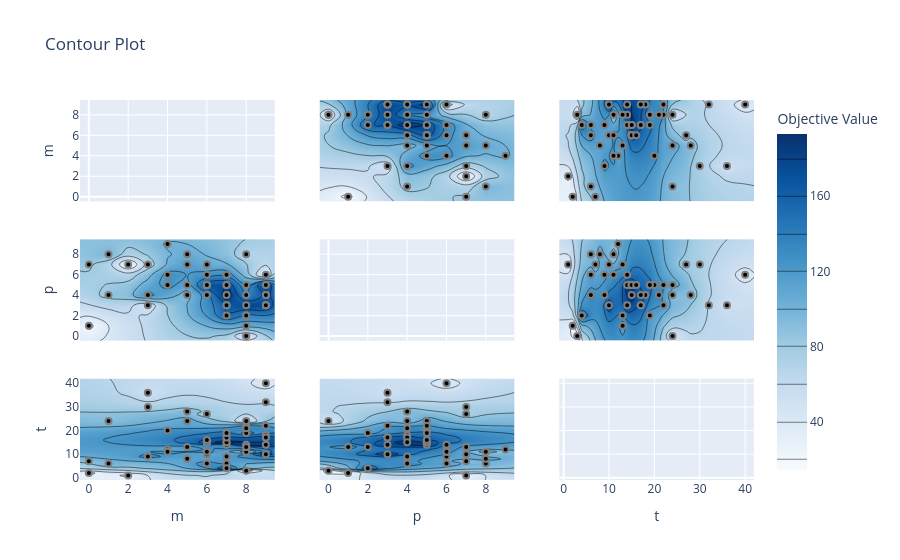

The notebook cell this image was saved under:
### Code cell
optuna.visualization.plot_contour(study, params=['m', 'p', 't'])

### Figure 1 — Plotly figure (JSON) as saved in the notebook; plotly's stock layout.template omitted (floating-point values rounded to 4 significant figures; data arrays with more than 128 entries replaced by an {"elided": "..."} marker saying what was removed)
{"data": [{"type": "scatter", "xaxis": "x", "yaxis": "y"}, {"colorbar": {"title": {"text": "Objective Value"}}, "colorscale": [[0, "rgb(247,251,255)"], [0.125, "rgb(222,235,247)"], [0.25, "rgb(198,219,239)"], [0.375, "rgb(158,202,225)"], [0.5, "rgb(107,174,214)"], [0.625, "rgb(66,146,198)"], [0.75, "rgb(33,113,181)"], [0.875, "rgb(8,81,156)"], [1, "rgb(8,48,107)"]], "connectgaps": true, "contours": {"coloring": "heatmap"}, "hoverinfo": "none", "line": {"smoothing": 1.3}, "reversescale": false, "showscale": true, "type": "contour", "x": [-0.45, 0, 1, 2, 3, 4, 5, 6, 7, 8, 9, 9.45], "xaxis": "x4", "y": [-0.45, 0, 1, 2, 3, 4, 5, 6, 7, 8, 9, 9.45], "yaxis": "y4", "z": {"elided": "12x12 float values"}}, {"marker": {"color": "black", "line": {"color": "Gray", "width": 2}}, "mode": "markers", "name": "Feasible Trial", "showlegend": false, "type": "scatter", "x": [1, 6, 3, 3, 0, 6, 0, 8, 8, 1, 6, 6, 6, 4, 7, 9, 9, 9, 4, 8, 5, 7, 7, 7, 9, 5, 8, 7, 9, 5, 8, 6, 6, 7, 7, 3, 7, 5, 8, 9, 2, 6, 6, 4, 6, 7, 8, 8, 8, 9], "xaxis": "x4", "y": [8, 7, 7, 3, 1, 7, 7, 8, 0, 4, 5, 5, 5, 5, 3, 5, 3, 6, 9, 2, 4, 5, 6, 6, 4, 5, 2, 6, 4, 8, 5, 5, 6, 4, 3, 4, 2, 7, 4, 3, 7, 5, 5, 6, 4, 5, 3, 0, 1, 3], "yaxis": "y4"}, {"colorbar": {"title": {"text": "Objective Value"}}, "colorscale": [[0, "rgb(247,251,255)"], [0.125, "rgb(222,235,247)"], [0.25, "rgb(198,219,239)"], [0.375, "rgb(158,202,225)"], [0.5, "rgb(107,174,214)"], [0.625, "rgb(66,146,198)"], [0.75, "rgb(33,113,181)"], [0.875, "rgb(8,81,156)"], [1, "rgb(8,48,107)"]], "connectgaps": true, "contours": {"coloring": "heatmap"}, "hoverinfo": "none", "line": {"smoothing": 1.3}, "reversescale": false, "showscale": false, "type": "contour", "x": [-0.45, 0, 1, 2, 3, 4, 5, 6, 7, 8, 9, 9.45], "xaxis": "x7", "y": [-0.95, 1, 2, 3, 4, 6, 7, 8, 9, 10, 11, 12, 13, 14, 15, 16, 17, 18, 19, 20, 21, 22, 24, 27, 28, 30, 32, 36, 40, 41.95], "yaxis": "y7", "z": {"elided": "30x12 float values"}}, {"marker": {"color": "black", "line": {"color": "Gray", "width": 2}}, "mode": "markers", "name": "Feasible Trial", "showlegend": false, "type": "scatter", "x": [1, 6, 3, 3, 0, 6, 0, 8, 8, 1, 6, 6, 6, 4, 7, 9, 9, 9, 4, 8, 5, 7, 7, 7, 9, 5, 8, 7, 9, 5, 8, 6, 6, 7, 7, 3, 7, 5, 8, 9, 2, 6, 6, 4, 6, 7, 8, 8, 8, 9], "xaxis": "x7", "y": [6, 10, 30, 36, 2, 27, 7, 11, 3, 24, 15, 15, 15, 20, 17, 14, 22, 40, 12, 19, 28, 15, 14, 9, 18, 24, 13, 6, 17, 8, 22, 15, 11, 15, 17, 9, 4, 13, 21, 32, 1, 15, 16, 11, 6, 19, 14, 24, 13, 10], "yaxis": "y7"}, {"colorbar": {"title": {"text": "Objective Value"}}, "colorscale": [[0, "rgb(247,251,255)"], [0.125, "rgb(222,235,247)"], [0.25, "rgb(198,219,239)"], [0.375, "rgb(158,202,225)"], [0.5, "rgb(107,174,214)"], [0.625, "rgb(66,146,198)"], [0.75, "rgb(33,113,181)"], [0.875, "rgb(8,81,156)"], [1, "rgb(8,48,107)"]], "connectgaps": true, "contours": {"coloring": "heatmap"}, "hoverinfo": "none", "line": {"smoothing": 1.3}, "reversescale": false, "showscale": false, "type": "contour", "x": [-0.45, 0, 1, 2, 3, 4, 5, 6, 7, 8, 9, 9.45], "xaxis": "x2", "y": [-0.45, 0, 1, 2, 3, 4, 5, 6, 7, 8, 9, 9.45], "yaxis": "y2", "z": {"elided": "12x12 float values"}}, {"marker": {"color": "black", "line": {"color": "Gray", "width": 2}}, "mode": "markers", "name": "Feasible Trial", "showlegend": false, "type": "scatter", "x": [8, 7, 7, 3, 1, 7, 7, 8, 0, 4, 5, 5, 5, 5, 3, 5, 3, 6, 9, 2, 4, 5, 6, 6, 4, 5, 2, 6, 4, 8, 5, 5, 6, 4, 3, 4, 2, 7, 4, 3, 7, 5, 5, 6, 4, 5, 3, 0, 1, 3], "xaxis": "x2", "y": [1, 6, 3, 3, 0, 6, 0, 8, 8, 1, 6, 6, 6, 4, 7, 9, 9, 9, 4, 8, 5, 7, 7, 7, 9, 5, 8, 7, 9, 5, 8, 6, 6, 7, 7, 3, 7, 5, 8, 9, 2, 6, 6, 4, 6, 7, 8, 8, 8, 9], "yaxis": "y2"}, {"type": "scatter", "xaxis": "x5", "yaxis": "y5"}, {"colorbar": {"title": {"text": "Objective Value"}}, "colorscale": [[0, "rgb(247,251,255)"], [0.125, "rgb(222,235,247)"], [0.25, "rgb(198,219,239)"], [0.375, "rgb(158,202,225)"], [0.5, "rgb(107,174,214)"], [0.625, "rgb(66,146,198)"], [0.75, "rgb(33,113,181)"], [0.875, "rgb(8,81,156)"], [1, "rgb(8,48,107)"]], "connectgaps": true, "contours": {"coloring": "heatmap"}, "hoverinfo": "none", "line": {"smoothing": 1.3}, "reversescale": false, "showscale": false, "type": "contour", "x": [-0.45, 0, 1, 2, 3, 4, 5, 6, 7, 8, 9, 9.45], "xaxis": "x8", "y": [-0.95, 1, 2, 3, 4, 6, 7, 8, 9, 10, 11, 12, 13, 14, 15, 16, 17, 18, 19, 20, 21, 22, 24, 27, 28, 30, 32, 36, 40, 41.95], "yaxis": "y8", "z": {"elided": "30x12 float values"}}, {"marker": {"color": "black", "line": {"color": "Gray", "width": 2}}, "mode": "markers", "name": "Feasible Trial", "showlegend": false, "type": "scatter", "x": [8, 7, 7, 3, 1, 7, 7, 8, 0, 4, 5, 5, 5, 5, 3, 5, 3, 6, 9, 2, 4, 5, 6, 6, 4, 5, 2, 6, 4, 8, 5, 5, 6, 4, 3, 4, 2, 7, 4, 3, 7, 5, 5, 6, 4, 5, 3, 0, 1, 3], "xaxis": "x8", "y": [6, 10, 30, 36, 2, 27, 7, 11, 3, 24, 15, 15, 15, 20, 17, 14, 22, 40, 12, 19, 28, 15, 14, 9, 18, 24, 13, 6, 17, 8, 22, 15, 11, 15, 17, 9, 4, 13, 21, 32, 1, 15, 16, 11, 6, 19, 14, 24, 13, 10], "yaxis": "y8"}, {"colorbar": {"title": {"text": "Objective Value"}}, "colorscale": [[0, "rgb(247,251,255)"], [0.125, "rgb(222,235,247)"], [0.25, "rgb(198,219,239)"], [0.375, "rgb(158,202,225)"], [0.5, "rgb(107,174,214)"], [0.625, "rgb(66,146,198)"], [0.75, "rgb(33,113,181)"], [0.875, "rgb(8,81,156)"], [1, "rgb(8,48,107)"]], "connectgaps": true, "contours": {"coloring": "heatmap"}, "hoverinfo": "none", "line": {"smoothing": 1.3}, "reversescale": false, "showscale": false, "type": "contour", "x": [-0.95, 1, 2, 3, 4, 6, 7, 8, 9, 10, 11, 12, 13, 14, 15, 16, 17, 18, 19, 20, 21, 22, 24, 27, 28, 30, 32, 36, 40, 41.95], "xaxis": "x3", "y": [-0.45, 0, 1, 2, 3, 4, 5, 6, 7, 8, 9, 9.45], "yaxis": "y3", "z": {"elided": "12x30 float values"}}, {"marker": {"color": "black", "line": {"color": "Gray", "width": 2}}, "mode": "markers", "name": "Feasible Trial", "showlegend": false, "type": "scatter", "x": [6, 10, 30, 36, 2, 27, 7, 11, 3, 24, 15, 15, 15, 20, 17, 14, 22, 40, 12, 19, 28, 15, 14, 9, 18, 24, 13, 6, 17, 8, 22, 15, 11, 15, 17, 9, 4, 13, 21, 32, 1, 15, 16, 11, 6, 19, 14, 24, 13, 10], "xaxis": "x3", "y": [1, 6, 3, 3, 0, 6, 0, 8, 8, 1, 6, 6, 6, 4, 7, 9, 9, 9, 4, 8, 5, 7, 7, 7, 9, 5, 8, 7, 9, 5, 8, 6, 6, 7, 7, 3, 7, 5, 8, 9, 2, 6, 6, 4, 6, 7, 8, 8, 8, 9], "yaxis": "y3"}, {"colorbar": {"title": {"text": "Objective Value"}}, "colorscale": [[0, "rgb(247,251,255)"], [0.125, "rgb(222,235,247)"], [0.25, "rgb(198,219,239)"], [0.375, "rgb(158,202,225)"], [0.5, "rgb(107,174,214)"], [0.625, "rgb(66,146,198)"], [0.75, "rgb(33,113,181)"], [0.875, "rgb(8,81,156)"], [1, "rgb(8,48,107)"]], "connectgaps": true, "contours": {"coloring": "heatmap"}, "hoverinfo": "none", "line": {"smoothing": 1.3}, "reversescale": false, "showscale": false, "type": "contour", "x": [-0.95, 1, 2, 3, 4, 6, 7, 8, 9, 10, 11, 12, 13, 14, 15, 16, 17, 18, 19, 20, 21, 22, 24, 27, 28, 30, 32, 36, 40, 41.95], "xaxis": "x6", "y": [-0.45, 0, 1, 2, 3, 4, 5, 6, 7, 8, 9, 9.45], "yaxis": "y6", "z": {"elided": "12x30 float values"}}, {"marker": {"color": "black", "line": {"color": "Gray", "width": 2}}, "mode": "markers", "name": "Feasible Trial", "showlegend": false, "type": "scatter", "x": [6, 10, 30, 36, 2, 27, 7, 11, 3, 24, 15, 15, 15, 20, 17, 14, 22, 40, 12, 19, 28, 15, 14, 9, 18, 24, 13, 6, 17, 8, 22, 15, 11, 15, 17, 9, 4, 13, 21, 32, 1, 15, 16, 11, 6, 19, 14, 24, 13, 10], "xaxis": "x6", "y": [8, 7, 7, 3, 1, 7, 7, 8, 0, 4, 5, 5, 5, 5, 3, 5, 3, 6, 9, 2, 4, 5, 6, 6, 4, 5, 2, 6, 4, 8, 5, 5, 6, 4, 3, 4, 2, 7, 4, 3, 7, 5, 5, 6, 4, 5, 3, 0, 1, 3], "yaxis": "y6"}, {"type": "scatter", "xaxis": "x9", "yaxis": "y9"}], "layout": {"title": {"text": "Contour Plot"}, "xaxis": {"anchor": "y", "domain": [0, 0.2889], "matches": "x7", "range": [-0.45, 9.45], "showticklabels": false}, "xaxis2": {"anchor": "y2", "domain": [0.3556, 0.6444], "matches": "x8", "range": [-0.45, 9.45], "showticklabels": false}, "xaxis3": {"anchor": "y3", "domain": [0.7111, 1], "matches": "x9", "range": [-0.95, 41.95], "showticklabels": false}, "xaxis4": {"anchor": "y4", "domain": [0, 0.2889], "matches": "x7", "range": [-0.45, 9.45], "showticklabels": false}, "xaxis5": {"anchor": "y5", "domain": [0.3556, 0.6444], "matches": "x8", "range": [-0.45, 9.45], "showticklabels": false}, "xaxis6": {"anchor": "y6", "domain": [0.7111, 1], "matches": "x9", "range": [-0.95, 41.95], "showticklabels": false}, "xaxis7": {"anchor": "y7", "domain": [0, 0.2889], "range": [-0.45, 9.45], "title": {"text": "m"}}, "xaxis8": {"anchor": "y8", "domain": [0.3556, 0.6444], "range": [-0.45, 9.45], "title": {"text": "p"}}, "xaxis9": {"anchor": "y9", "domain": [0.7111, 1], "range": [-0.95, 41.95], "title": {"text": "t"}}, "yaxis": {"anchor": "x", "domain": [0.7333, 1], "range": [-0.45, 9.45], "title": {"text": "m"}}, "yaxis2": {"anchor": "x2", "domain": [0.7333, 1], "matches": "y", "range": [-0.45, 9.45], "showticklabels": false}, "yaxis3": {"anchor": "x3", "domain": [0.7333, 1], "matches": "y", "range": [-0.45, 9.45], "showticklabels": false}, "yaxis4": {"anchor": "x4", "domain": [0.3667, 0.6333], "range": [-0.45, 9.45], "title": {"text": "p"}}, "yaxis5": {"anchor": "x5", "domain": [0.3667, 0.6333], "matches": "y4", "range": [-0.45, 9.45], "showticklabels": false}, "yaxis6": {"anchor": "x6", "domain": [0.3667, 0.6333], "matches": "y4", "range": [-0.45, 9.45], "showticklabels": false}, "yaxis7": {"anchor": "x7", "domain": [0, 0.2667], "range": [-0.95, 41.95], "title": {"text": "t"}}, "yaxis8": {"anchor": "x8", "domain": [0, 0.2667], "matches": "y7", "range": [-0.95, 41.95], "showticklabels": false}, "yaxis9": {"anchor": "x9", "domain": [0, 0.2667], "matches": "y7", "range": [-0.95, 41.95], "showticklabels": false}}}
